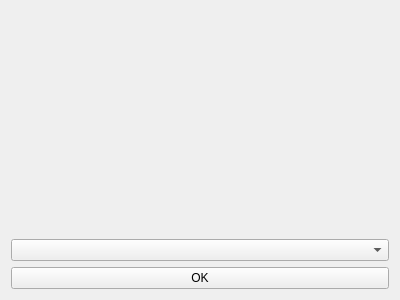
<?xml version="1.0" encoding="UTF-8"?>
<ui version="4.0">
 <class>HChooseAnalysis</class>
 <widget class="QWidget" name="HChooseAnalysis">
  <property name="geometry">
   <rect>
    <x>0</x>
    <y>0</y>
    <width>400</width>
    <height>300</height>
   </rect>
  </property>
  <property name="windowTitle">
   <string>Form</string>
  </property>
  <layout class="QVBoxLayout" name="verticalLayout">
   <item>
    <widget class="QLabel" name="_msg">
     <property name="text">
      <string/>
     </property>
     <property name="alignment">
      <set>Qt::AlignmentFlag::AlignCenter</set>
     </property>
    </widget>
   </item>
   <item>
    <widget class="QComboBox" name="_analysis"/>
   </item>
   <item>
    <widget class="QPushButton" name="_ok">
     <property name="text">
      <string>OK</string>
     </property>
    </widget>
   </item>
  </layout>
 </widget>
 <resources/>
 <connections/>
</ui>
